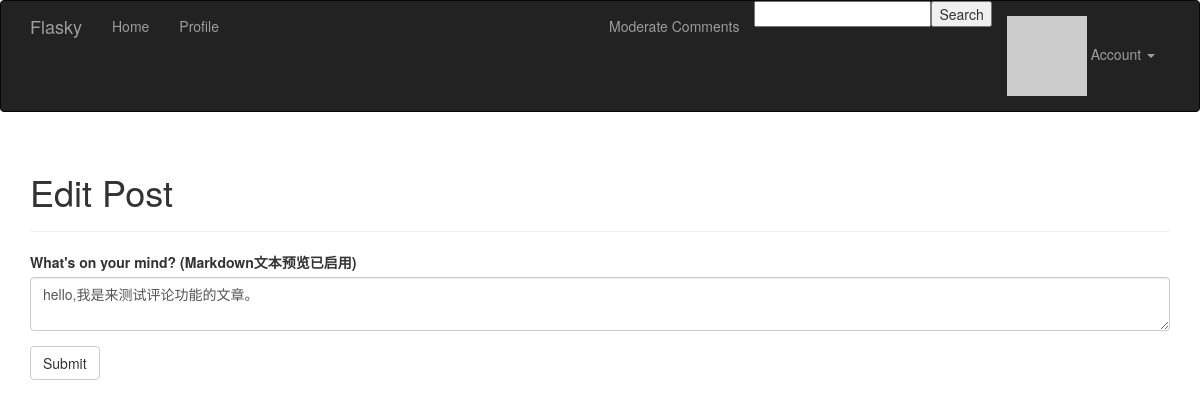
The page /edit/105 (signed in) on the database as committed earlier.
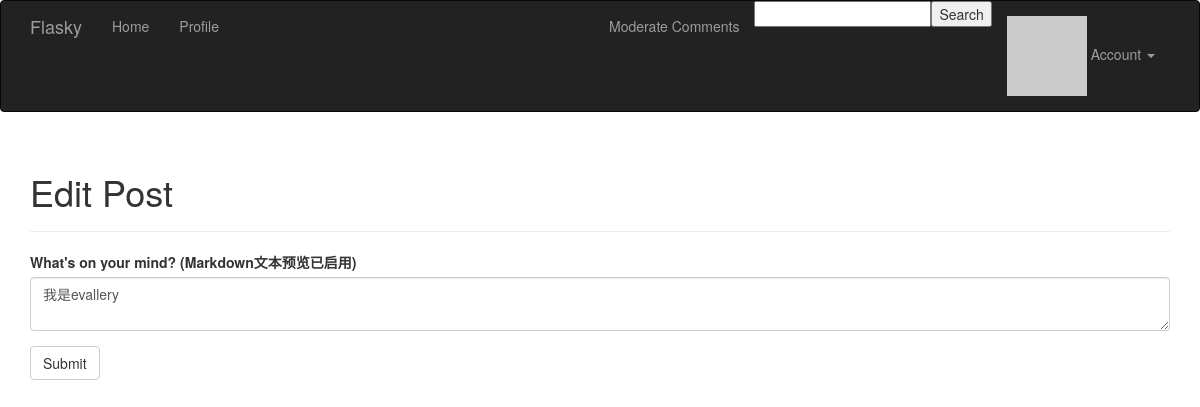
The same page on the database as committed later.
### app/models.py (models this page shows, shortened)
class Post(db.Model):
    __tablename__ = 'posts'
    __searchable__ = ['body', ]          # __searchable__包含所有将被搜索且建立索引的字段(will be indexed by whoosh)
    __analyzer__ = ChineseAnalyzer()     # 设置对于Post进行whoosh搜索的分析器(用于分词);若这里不设置则使用config.py中的全局默认设置
    id = db.Column(db.Integer, primary_key=True)
    body = db.Column(db.Text)
    body_html = db.Column(db.Text)
    timestamp = db.Column(db.DateTime, index=True, default=datetime.utcnow)
    author_id = db.Column(db.Integer, db.ForeignKey('users.id'))
    comments = db.relationship('Comment', backref='post', lazy='dynamic')

### app/main/views.py (the view)
@main.route('/edit/<int:id>', methods=['GET', 'POST'])
@login_required
def edit(id):
    post = Post.query.get_or_404(id)
    if current_user != post.author and \
        not current_user.can(Permission.ADMINISTER):   # 当前用户不是文章作者或管理员
        abort(403)
    form = PostForm()
    if form.validate_on_submit():
        post.body = form.body.data
        db.session.add(post)
        db.session.commit()
        flash('The post has been updated.')
        return redirect(url_for('.post', id=post.id))
    form.body.data = post.body
    return render_template('edit_post.html', form=form)

### app/main/forms.py
class SearchForm(FlaskForm):
    search = StringField('Search', validators=[DataRequired()])

class PostForm(FlaskForm):
    body = PageDownField("What's on your mind? (Markdown文本预览已启用)", validators=[DataRequired()])
    submit = SubmitField('Submit')

### app/auth/views.py (called while the page is built)
@auth.before_app_request
def before_request():
    if current_user.is_authenticated:
        current_user.ping()                                  # [IMP] 更新数据库User模型的last_seen属性
        g.search_form = SearchForm()                         # [IMP] 创建搜索表单对象并使得其对所有模版可用,存放在全局变量g中
        if not current_user.confirmed \
            and request.endpoint[:5] != 'auth.' \
            and request.endpoint != 'static':
            return redirect(url_for('auth.unconfirmed'))

### app/main/__init__.py (called while the page is built)
@main.app_context_processor
def inject_permissions():
    return dict(Permission=Permission)

### app/models.py (called while the page is built)
@login_manager.user_loader
def load_user(user_id):
    return User.query.get(int(user_id))

    def can(self, permissions):
        return self.role is not None and \
            (self.role.permissions & permissions) == permissions  # [IMP] 按位与运算: 两位同时为1，结果才为1，否则为0

    def ping(self):
        self.last_seen = datetime.utcnow()
        db.session.add(self)
        db.session.commit()

### app/templates/edit_post.html (shortened to what this page needs)
{% extends "base.html" %}
{% import "bootstrap/wtf.html" as wtf %}
{% block page_content %}
<div class="page-header">
    <h1>Edit Post</h1>
</div>
<div>
    {{ wtf.quick_form(form) }}
</div>
{% endblock %}

Rows that differ between the two databases and show on the page:
changed Post: body "hello,我是来测试评论功能的文章。" → "我是evallery"
